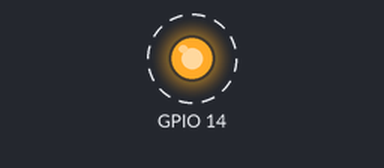
Bench run of a program on a simulated Raspberry Pi (BCM pin numbers). Parts: output pins drawn as LEDs (lit = HIGH). Dashed ring = blinking.

Above: at 0.5 s.
Timing chart, 0 to 4.6 s (numbered marks = the images above):
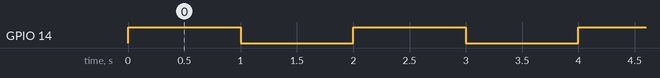

The program:

led_blink_gpio.py
```python
import RPi.GPIO as GPIO
import time

GPIO.setmode(GPIO.BCM)
GPIO.setup(14, GPIO.OUT)

try:
    while True:
        GPIO.output(14, GPIO.HIGH)
        time.sleep(1)
        GPIO.output(14, GPIO.LOW)
        time.sleep(1)
except KeyboardInterrupt:
    GPIO.cleanup()
```

Measured:
- by itself, GPIO 14: alternates HIGH for 1.0 s and LOW for 1.0 s
